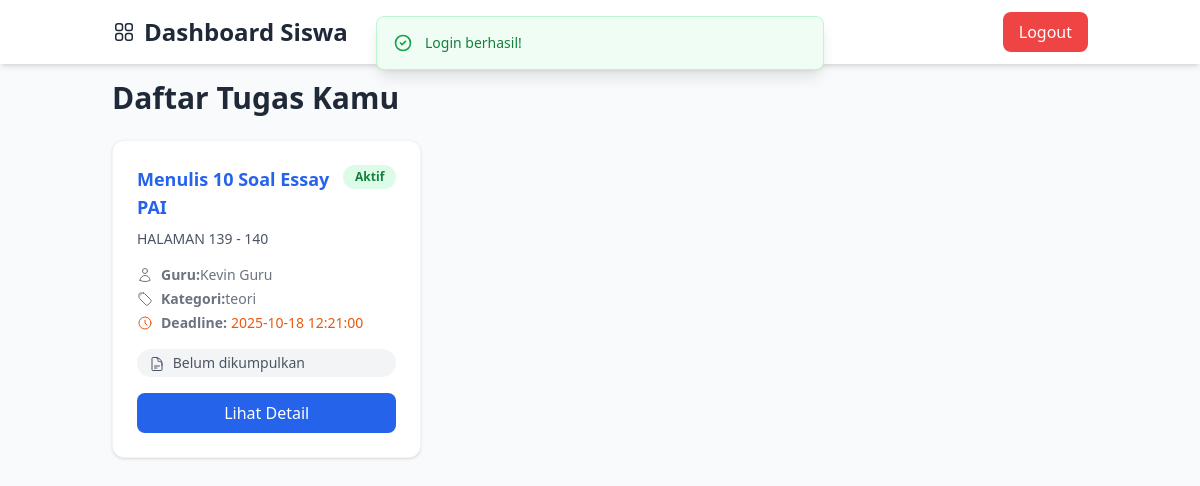
Page /routes/web.php?route=murid/dashboard (signed in) on the earlier database version.
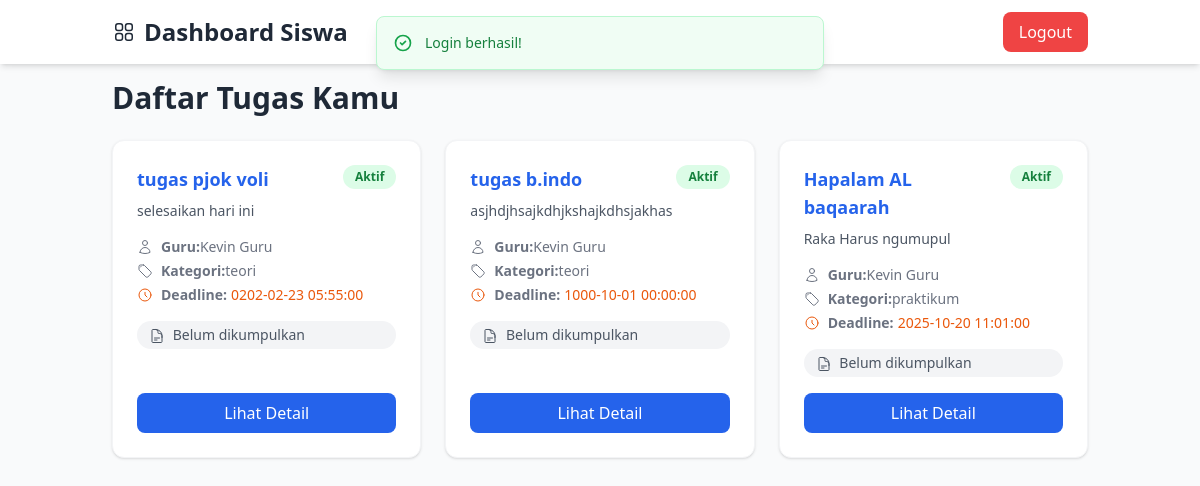
Same page on the later database version.
### tables this page shows
CREATE TABLE `tugas` (
  `id_tugas` int NOT NULL,
  `judul_tugas` varchar(200) NOT NULL,
  `deskripsi` text,
  `id_guru` int NOT NULL,
  `id_kategori` int NOT NULL,
  `tanggal_mulai` datetime DEFAULT CURRENT_TIMESTAMP,
  `tanggal_deadline` datetime NOT NULL,
  `durasi_estimasi` int DEFAULT NULL,
  `poin_nilai` int DEFAULT '100',
  `instruksi_pengumpulan` text,
  `lampiran_guru` varchar(255) DEFAULT NULL,
  `status_tugas` enum('aktif','ditutup','dibatalkan') DEFAULT 'aktif',
  `tanggal_dibuat` datetime DEFAULT CURRENT_TIMESTAMP,
  `tanggal_diperbarui` datetime DEFAULT CURRENT_TIMESTAMP ON UPDATE CURRENT_TIMESTAMP,
  `kelas` varchar(20) DEFAULT NULL
);

CREATE TABLE `users` (
  `id_user` int NOT NULL,
  `nama_lengkap` varchar(100) NOT NULL,
  `email` varchar(100) NOT NULL,
  `password_hash` varchar(255) NOT NULL,
  `nomor_telepon` varchar(20) DEFAULT NULL,
  `foto_profil` varchar(255) DEFAULT NULL,
  `peran` enum('siswa','guru','admin') NOT NULL,
  `kelas` varchar(50) DEFAULT NULL,
  `nip_nis` varchar(30) DEFAULT NULL,
  `status_aktif` tinyint(1) DEFAULT '1',
  `tanggal_dibuat` datetime DEFAULT CURRENT_TIMESTAMP,
  `tanggal_diperbarui` datetime DEFAULT CURRENT_TIMESTAMP ON UPDATE CURRENT_TIMESTAMP
);

CREATE TABLE `kategori_tugas` (
  `id_kategori` int NOT NULL,
  `nama_kategori` enum('praktikum','teori','proyek') NOT NULL,
  `deskripsi` text,
  `warna` varchar(7) DEFAULT '#6c757d'
);

### app/Controllers/TugasMuridController.php (called while the page is built, shortened)
<?php
require_once __DIR__ . '/../Models/Tugas.php';
$basePath = dirname(__DIR__, 2);
class TugasMuridController {
    private $tugasModel;
    private $basePath;
    public function __construct($pdo) {
        global $basePath;
        $this->basePath = $basePath;
        $this->tugasModel = new Tugas($pdo);
    }
    public function index() {
        $user = $_SESSION['user'];
        $tugas = $this->tugasModel->allBySiswa($user['id_user']);
        include $this->basePath . '/resources/views/murid/dashboard_murid.php';
    }
}

### app/Models/Tugas.php (called while the page is built, shortened)
<?php
class Tugas {
    private $pdo;
    private $table = "tugas";
    public function __construct($pdo) {
        $this->pdo = $pdo;
    }
    public function allBySiswa($id_siswa) {
        $sql = "SELECT t.*, k.nama_kategori, u.nama_lengkap AS nama_guru,
                       p.id_pengumpulan, p.status_pengumpulan, p.tanggal_kirim
                FROM {$this->table} t
                JOIN kategori_tugas k ON t.id_kategori = k.id_kategori
                JOIN users u ON t.id_guru = u.id_user
                LEFT JOIN pengumpulan_tugas p
                       ON t.id_tugas = p.id_tugas
                      AND p.id_siswa = ?
                ORDER BY t.tanggal_deadline ASC";
        $stmt = $this->pdo->prepare($sql);
        $stmt->execute([$id_siswa]);
        return $stmt->fetchAll(PDO::FETCH_ASSOC);
    }
}

### resources/views/murid/dashboard_murid.php (the view, shortened to what the changed rows need)
<!DOCTYPE html>
<html lang="id">
<head>
  <script src="https://cdn.tailwindcss.com"></script>
</head>
<body class="bg-gray-50 min-h-screen font-sans">
  <header id="dashboard-header" class="fixed top-0 left-0 right-0 bg-white shadow-md z-10">
    <div class="container mx-auto px-4 sm:px-6 py-3 flex justify-between items-center">
      <div class="flex items-center space-x-2">
        <h1 class="text-xl sm:text-2xl font-bold text-gray-800">Dashboard Siswa</h1>
      </div>
    </div>
  </header>
  <main class="container mx-auto px-4 sm:px-6 py-20">
    <h2 class="text-2xl sm:text-3xl font-bold text-gray-800 mb-6">Daftar Tugas Kamu</h2>
    <?php if (empty($tugas)): ?>
      <div class="bg-white p-8 rounded-xl shadow text-center">
        <p class="text-gray-500 text-lg">Belum ada tugas dari guru.</p>
      </div>
    <?php else: ?>
      <div class="grid grid-cols-1 sm:grid-cols-2 lg:grid-cols-3 gap-6">
        <?php foreach ($tugas as $t): ?>
          <?php
            $statusTugasColor = match ($t['status_tugas'] ?? '') {
              'aktif' => 'bg-green-100 text-green-700',
              'selesai' => 'bg-blue-100 text-blue-700',
              'nonaktif' => 'bg-gray-100 text-gray-600',
              default => 'bg-yellow-100 text-yellow-700',
            };
            $statusKumpulClass = match ($t['status_pengumpulan'] ?? '') {
              'selesai' => 'text-green-700 bg-green-100',
              'terlambat' => 'text-red-700 bg-red-100',
              default => 'text-gray-600 bg-gray-100'
            };
          ?>
          <div class="bg-white rounded-xl p-6 shadow hover:shadow-lg transition-all border border-gray-100 flex flex-col h-full">
            <div class="flex justify-between items-start mb-2">
              <h3 class="text-lg font-semibold text-blue-600 flex-1 pr-2">
                <?= htmlspecialchars($t['judul_tugas']) ?>
              </h3>
              <span class="text-xs font-semibold px-3 py-1 rounded-full inline-flex items-center <?= $statusTugasColor ?>">
                <?= ucfirst($t['status_tugas'] ?? 'Tidak diketahui') ?>
              </span>
            </div>
            <p class="text-gray-600 text-sm mb-4 line-clamp-3">
              <?= htmlspecialchars($t['deskripsi']) ?>
            </p>
            <div class="text-sm text-gray-500 space-y-1 mb-4">
              <div class="flex items-center">
                <strong>Guru:</strong> <?= htmlspecialchars($t['nama_guru']) ?>
              </div>
              <div class="flex items-center">
                <strong>Kategori:</strong> <?= htmlspecialchars($t['nama_kategori']) ?>
              </div>
              <div class="flex items-center">
                <svg xmlns="http://www.w3.org/2000/svg" fill="none" viewBox="0 0 24 24" stroke-width="1.5" stroke="currentColor" class="w-4 h-4 mr-2 text-orange-600">
                  <path stroke-linecap="round" stroke-linejoin="round" d="M12 8v4l3 3m6-3a9 9 0 1 1-18 0 9 9 0 0 1 18 0Z" />
                </svg>
                <strong>Deadline:</strong>
                <span class="text-orange-600 font-medium ml-1"><?= htmlspecialchars($t['tanggal_deadline']) ?></span>
              </div>
            </div>
            <p class="text-sm font-medium px-3 py-1 inline-block rounded-full <?= $statusKumpulClass ?> mb-4">
              <?= $t['status_pengumpulan']
                    ? 'Sudah dikumpulkan ('.ucfirst($t['status_pengumpulan']).')'
                    : 'Belum dikumpulkan' ?>
            </p>
            <a href="?route=murid/tugas/detail&id=<?= $t['id_tugas'] ?>"
               class="mt-auto inline-block w-full text-center bg-blue-600 text-white px-4 py-2 rounded-lg hover:bg-blue-700 transition focus:outline-none focus:ring-2 focus:ring-blue-500 focus:ring-offset-2">
              Lihat Detail
            </a>
          </div>
        <?php endforeach; ?>
      </div>
    <?php endif; ?>
  </main>
</body>
</html>

Differences in the rows shown:
removed tugas: judul_tugas "Menulis 10 Soal Essay PAI", status_tugas "Aktif", deskripsi "HALAMAN 139 - 140", id_guru.nama_lengkap "Kevin Guru", id_kategori.nama_kategori "teori", tanggal_deadline "2025-10-18 12:21:00"
added tugas: judul_tugas "tugas pjok voli", status_tugas "Aktif", deskripsi "selesaikan hari ini", id_guru.nama_lengkap "Kevin Guru", id_kategori.nama_kategori "teori", tanggal_deadline "0202-02-23 05:55:00"
added tugas: judul_tugas "tugas b.indo", status_tugas "Aktif", deskripsi "asjhdjhsajkdhjkshajkdhsjakhas", id_guru.nama_lengkap "Kevin Guru", id_kategori.nama_kategori "teori", tanggal_deadline "1000-10-01 00:00:00"
added tugas: judul_tugas "Hapalam AL baqaarah", status_tugas "Aktif", deskripsi "Raka Harus ngumupul", id_guru.nama_lengkap "Kevin Guru", id_kategori.nama_kategori "praktikum", tanggal_deadline "2025-10-20 11:01:00"
